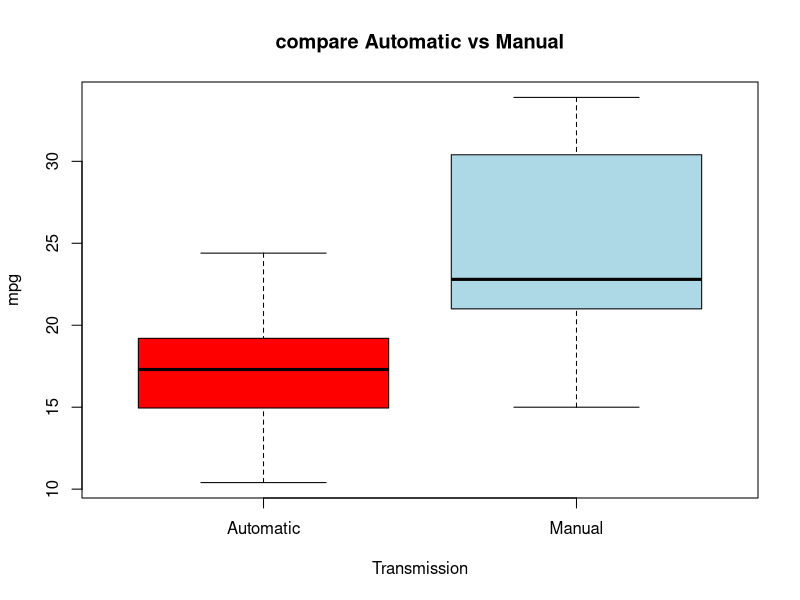
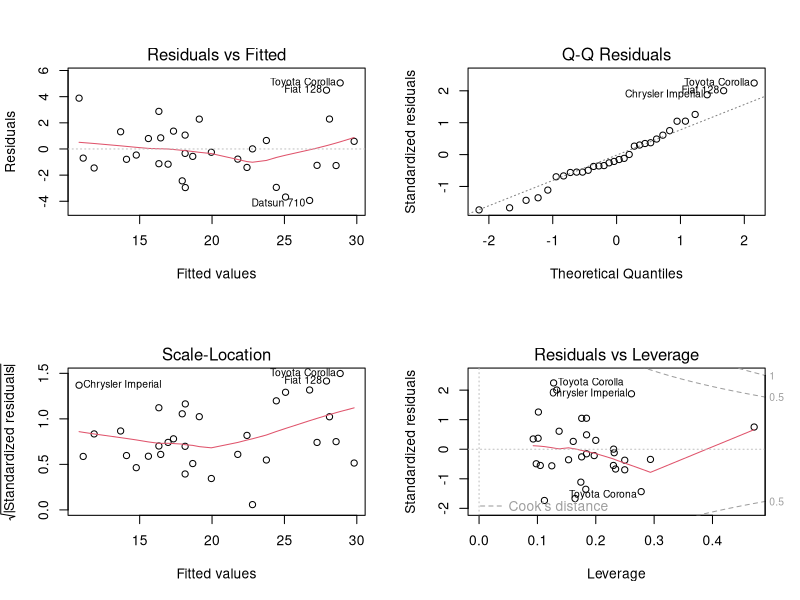

Recreate these plots in R, in order.
library(ggplot2)
data(mtcars)
str(mtcars)
mtcars$cyl <- factor(mtcars$cyl)
mtcars$vs <- factor(mtcars$vs)
mtcars$gear <- factor(mtcars$gear)
mtcars$carb <- factor(mtcars$carb)
mtcars$am <- factor(mtcars$am,labels=c('Automatic','Manual'))


boxplot(mpg ~ am, data=mtcars, col=(c("red","lightblue")), xlab="Transmission", ylab="mpg", main="compare Automatic vs Manual")
tapply(mtcars$mpg,mtcars$am,mean)
t.test(mpg ~ am, data = mtcars)
trans_lm = lm(mpg~am,data=mtcars)
summary(trans_lm)

base_fit <- lm(mpg ~ ., data = mtcars)
fit1 = step(base_fit,direction = "both")
summary(fit1)
anova(fit1,base_fit)

par(mfrow = c(2, 2))
plot(fit1)
install.packages("tinytex")
